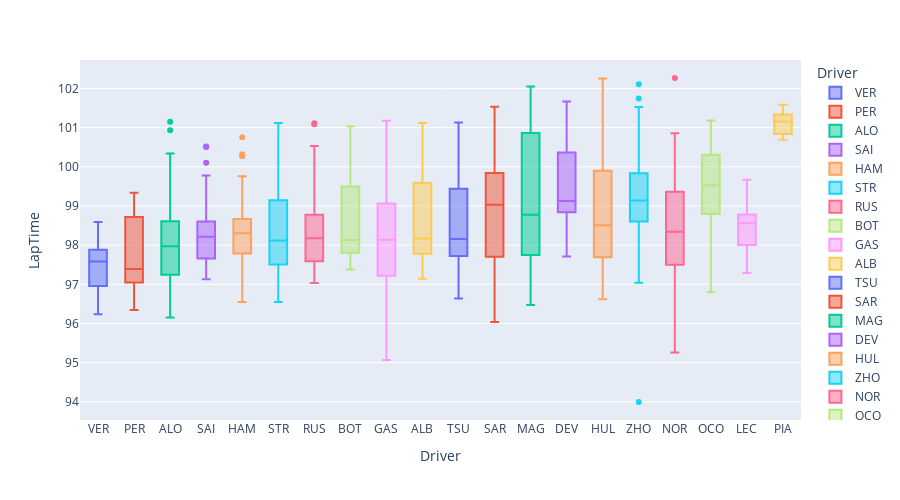

Write notebook code for a chart like this one.
### Code cell
fig = px.box(Laps, x="Driver", y="LapTime",color='Driver',width=900, height=500)
fig.show()

### Figure 1 — Plotly figure (JSON) as saved in the notebook; plotly's stock layout.template omitted (floating-point values rounded to 4 significant figures)
{"data": [{"alignmentgroup": "True", "hovertemplate": "Driver=%{x}<br>LapTime=%{y}<extra></extra>", "legendgroup": "VER", "marker": {"color": "#636efa"}, "name": "VER", "notched": false, "offsetgroup": "VER", "orientation": "v", "showlegend": true, "type": "box", "x": ["VER", "VER", "VER", "VER", "VER", "VER", "VER", "VER", "VER", "VER", "VER", "VER", "VER", "VER", "VER", "VER", "VER", "VER", "VER", "VER", "VER", "VER", "VER", "VER", "VER", "VER", "VER", "VER", "VER", "VER", "VER", "VER", "VER", "VER", "VER", "VER", "VER", "VER", "VER", "VER", "VER", "VER", "VER", "VER", "VER", "VER", "VER", "VER", "VER"], "x0": " ", "xaxis": "x", "y": [97.97, 98.01, 97.98, 98.03, 97.99, 98.02, 98.15, 98.28, 98.37, 98.48, 98.59, 98.48, 97.8, 97.65, 97.61, 97.71, 97.79, 97.58, 97.65, 97.55, 97.39, 97.68, 97.38, 97.65, 97.57, 97.55, 97.43, 97.69, 97.69, 97.84, 97.85, 96.3, 96.45, 96.94, 96.89, 96.24, 97.02, 96.7, 97.01, 96.92, 96.96, 97.25, 97.43, 96.92, 96.89, 96.68, 96.32, 97.2, 96.37], "y0": " ", "yaxis": "y"}, {"alignmentgroup": "True", "hovertemplate": "Driver=%{x}<br>LapTime=%{y}<extra></extra>", "legendgroup": "PER", "marker": {"color": "#EF553B"}, "name": "PER", "notched": false, "offsetgroup": "PER", "orientation": "v", "showlegend": true, "type": "box", "x": ["PER", "PER", "PER", "PER", "PER", "PER", "PER", "PER", "PER", "PER", "PER", "PER", "PER", "PER", "PER", "PER", "PER", "PER", "PER", "PER", "PER", "PER", "PER", "PER", "PER", "PER", "PER", "PER", "PER", "PER", "PER", "PER", "PER", "PER", "PER", "PER", "PER", "PER", "PER", "PER", "PER", "PER", "PER", "PER", "PER", "PER", "PER", "PER", "PER", "PER"], "x0": " ", "xaxis": "x", "y": [98.86, 98.83, 98.76, 98.4, 98.72, 98.8, 99.17, 98.91, 99.08, 99.25, 99.2, 99.34, 98.74, 98.61, 98.77, 97.66, 97.45, 97.24, 97.17, 97.3, 97.35, 98.42, 97.45, 97.39, 97.21, 97.73, 97.4, 97.92, 97.72, 97.87, 96.82, 96.34, 96.43, 96.43, 97.11, 96.55, 96.98, 96.93, 97.26, 96.66, 96.86, 97.05, 97.73, 97.05, 97.06, 97.34, 97.3, 97.09, 96.56, 96.56], "y0": " ", "yaxis": "y"}, {"alignmentgroup": "True", "hovertemplate": "Driver=%{x}<br>LapTime=%{y}<extra></extra>", "legendgroup": "ALO", "marker": {"color": "#00cc96"}, "name": "ALO", "notched": false, "offsetgroup": "ALO", "orientation": "v", "showlegend": true, "type": "box", "x": ["ALO", "ALO", "ALO", "ALO", "ALO", "ALO", "ALO", "ALO", "ALO", "ALO", "ALO", "ALO", "ALO", "ALO", "ALO", "ALO", "ALO", "ALO", "ALO", "ALO", "ALO", "ALO", "ALO", "ALO", "ALO", "ALO", "ALO", "ALO", "ALO", "ALO", "ALO", "ALO", "ALO", "ALO", "ALO", "ALO", "ALO", "ALO", "ALO", "ALO", "ALO", "ALO", "ALO", "ALO", "ALO", "ALO", "ALO", "ALO", "ALO", "ALO"], "x0": " ", "xaxis": "x", "y": [99.79, 99.1, 99.55, 99.66, 99.67, 99.73, 99.96, 100.3, 100.2, 101.1, 100.9, 100.3, 97.54, 98.14, 98.12, 98.36, 98.32, 98.41, 98.2, 97.85, 97.88, 98.14, 98.13, 98.61, 98.2, 98.58, 98.28, 98.01, 97.87, 97.77, 96.16, 97.43, 97.0, 97.24, 97.21, 96.33, 96.91, 97.02, 97.93, 97.09, 97.33, 96.78, 96.73, 96.33, 96.96, 97.01, 97.6, 97.66, 97.47, 97.42], "y0": " ", "yaxis": "y"}, {"alignmentgroup": "True", "hovertemplate": "Driver=%{x}<br>LapTime=%{y}<extra></extra>", "legendgroup": "SAI", "marker": {"color": "#ab63fa"}, "name": "SAI", "notched": false, "offsetgroup": "SAI", "orientation": "v", "showlegend": true, "type": "box", "x": ["SAI", "SAI", "SAI", "SAI", "SAI", "SAI", "SAI", "SAI", "SAI", "SAI", "SAI", "SAI", "SAI", "SAI", "SAI", "SAI", "SAI", "SAI", "SAI", "SAI", "SAI", "SAI", "SAI", "SAI", "SAI", "SAI", "SAI", "SAI", "SAI", "SAI", "SAI", "SAI", "SAI", "SAI", "SAI", "SAI", "SAI", "SAI", "SAI", "SAI", "SAI", "SAI", "SAI", "SAI", "SAI", "SAI", "SAI", "SAI", "SAI", "SAI"], "x0": " ", "xaxis": "x", "y": [98.93, 99.04, 98.98, 99.13, 99.47, 99.5, 99.78, 99.74, 100.1, 100.5, 100.5, 97.98, 98.43, 98.16, 98.29, 98.21, 98.1, 98.24, 98.45, 98.6, 98.31, 98.57, 98.33, 98.42, 98.47, 98.55, 98.6, 97.55, 97.47, 97.44, 97.71, 97.13, 97.44, 97.4, 97.59, 97.38, 97.29, 97.39, 99.56, 97.84, 98.22, 97.9, 97.6, 97.67, 97.49, 97.66, 97.69, 97.82, 98.13, 98.02], "y0": " ", "yaxis": "y"}, {"alignmentgroup": "True", "hovertemplate": "Driver=%{x}<br>LapTime=%{y}<extra></extra>", "legendgroup": "HAM", "marker": {"color": "#FFA15A"}, "name": "HAM", "notched": false, "offsetgroup": "HAM", "orientation": "v", "showlegend": true, "type": "box", "x": ["HAM", "HAM", "HAM", "HAM", "HAM", "HAM", "HAM", "HAM", "HAM", "HAM", "HAM", "HAM", "HAM", "HAM", "HAM", "HAM", "HAM", "HAM", "HAM", "HAM", "HAM", "HAM", "HAM", "HAM", "HAM", "HAM", "HAM", "HAM", "HAM", "HAM", "HAM", "HAM", "HAM", "HAM", "HAM", "HAM", "HAM", "HAM", "HAM", "HAM", "HAM", "HAM", "HAM", "HAM", "HAM", "HAM", "HAM", "HAM", "HAM", "HAM", "HAM"], "x0": " ", "xaxis": "x", "y": [99.17, 99.22, 99.2, 99.33, 99.76, 99.76, 100.3, 100.3, 100.3, 100.8, 98.31, 98.53, 98.62, 98.7, 98.69, 98.68, 98.48, 98.58, 98.46, 98.38, 98.37, 98.29, 98.34, 98.37, 98.27, 98.38, 97.56, 97.55, 98.14, 96.83, 96.55, 97.39, 98.3, 97.48, 97.49, 97.06, 97.11, 97.05, 97.66, 97.78, 98.52, 97.84, 97.95, 97.77, 98.01, 97.8, 97.99, 98.08, 97.95, 98.11, 98.25], "y0": " ", "yaxis": "y"}, {"alignmentgroup": "True", "hovertemplate": "Driver=%{x}<br>LapTime=%{y}<extra></extra>", "legendgroup": "STR", "marker": {"color": "#19d3f3"}, "name": "STR", "notched": false, "offsetgroup": "STR", "orientation": "v", "showlegend": true, "type": "box", "x": ["STR", "STR", "STR", "STR", "STR", "STR", "STR", "STR", "STR", "STR", "STR", "STR", "STR", "STR", "STR", "STR", "STR", "STR", "STR", "STR", "STR", "STR", "STR", "STR", "STR", "STR", "STR", "STR", "STR", "STR", "STR", "STR", "STR", "STR", "STR", "STR", "STR", "STR", "STR", "STR", "STR", "STR", "STR", "STR", "STR", "STR", "STR", "STR", "STR", "STR"], "x0": " ", "xaxis": "x", "y": [99.89, 99.62, 99.75, 99.14, 99.71, 99.94, 99.8, 100.1, 100.2, 100.9, 101.0, 101.1, 100.0, 97.51, 98.13, 98.59, 98.04, 98.27, 98.73, 98.3, 98.48, 98.25, 98.48, 99.02, 98.72, 98.71, 96.55, 97.21, 97.17, 97.52, 97.72, 97.68, 97.27, 97.46, 97.3, 97.3, 97.3, 97.22, 97.56, 97.26, 97.45, 97.55, 97.39, 97.87, 97.58, 98.38, 97.6, 97.7, 98.11, 97.99], "y0": " ", "yaxis": "y"}, {"alignmentgroup": "True", "hovertemplate": "Driver=%{x}<br>LapTime=%{y}<extra></extra>", "legendgroup": "RUS", "marker": {"color": "#FF6692"}, "name": "RUS", "notched": false, "offsetgroup": "RUS", "orientation": "v", "showlegend": true, "type": "box", "x": ["RUS", "RUS", "RUS", "RUS", "RUS", "RUS", "RUS", "RUS", "RUS", "RUS", "RUS", "RUS", "RUS", "RUS", "RUS", "RUS", "RUS", "RUS", "RUS", "RUS", "RUS", "RUS", "RUS", "RUS", "RUS", "RUS", "RUS", "RUS", "RUS", "RUS", "RUS", "RUS", "RUS", "RUS", "RUS", "RUS", "RUS", "RUS", "RUS", "RUS", "RUS", "RUS", "RUS", "RUS", "RUS", "RUS", "RUS", "RUS", "RUS", "RUS"], "x0": " ", "xaxis": "x", "y": [99.59, 99.09, 99.26, 99.55, 99.49, 100.1, 100.3, 100.4, 100.5, 101.1, 101.1, 97.46, 97.83, 98.6, 98.43, 98.51, 98.58, 98.56, 98.44, 98.77, 98.64, 98.49, 98.46, 98.62, 98.45, 98.79, 98.54, 97.22, 97.31, 97.59, 97.61, 97.82, 97.66, 97.5, 97.03, 97.48, 97.6, 97.32, 97.57, 97.43, 97.52, 97.72, 97.38, 97.83, 97.59, 97.84, 97.92, 97.86, 97.64, 97.77], "y0": " ", "yaxis": "y"}, {"alignmentgroup": "True", "hovertemplate": "Driver=%{x}<br>LapTime=%{y}<extra></extra>", "legendgroup": "BOT", "marker": {"color": "#B6E880"}, "name": "BOT", "notched": false, "offsetgroup": "BOT", "orientation": "v", "showlegend": true, "type": "box", "x": ["BOT", "BOT", "BOT", "BOT", "BOT", "BOT", "BOT", "BOT", "BOT", "BOT", "BOT", "BOT", "BOT", "BOT", "BOT", "BOT", "BOT", "BOT", "BOT", "BOT", "BOT", "BOT", "BOT", "BOT", "BOT", "BOT", "BOT", "BOT", "BOT", "BOT", "BOT", "BOT", "BOT", "BOT", "BOT", "BOT", "BOT", "BOT", "BOT", "BOT", "BOT", "BOT", "BOT", "BOT", "BOT", "BOT", "BOT", "BOT", "BOT", "BOT"], "x0": " ", "xaxis": "x", "y": [99.96, 99.4, 99.82, 101.0, 100.3, 100.6, 100.4, 100.3, 100.7, 98.03, 98.1, 98.85, 98.49, 99.97, 100.2, 99.5, 100.4, 99.36, 99.36, 99.31, 99.43, 99.49, 99.5, 99.29, 99.02, 97.38, 97.67, 97.78, 97.77, 97.82, 97.83, 97.77, 97.66, 97.78, 97.74, 97.81, 97.87, 97.69, 97.83, 97.81, 97.5, 97.85, 97.71, 97.82, 97.95, 97.86, 97.74, 97.81, 98.16, 98.41], "y0": " ", "yaxis": "y"}, {"alignmentgroup": "True", "hovertemplate": "Driver=%{x}<br>LapTime=%{y}<extra></extra>", "legendgroup": "GAS", "marker": {"color": "#FF97FF"}, "name": "GAS", "notched": false, "offsetgroup": "GAS", "orientation": "v", "showlegend": true, "type": "box", "x": ["GAS", "GAS", "GAS", "GAS", "GAS", "GAS", "GAS", "GAS", "GAS", "GAS", "GAS", "GAS", "GAS", "GAS", "GAS", "GAS", "GAS", "GAS", "GAS", "GAS", "GAS", "GAS", "GAS", "GAS", "GAS", "GAS", "GAS", "GAS", "GAS", "GAS", "GAS", "GAS", "GAS", "GAS", "GAS", "GAS", "GAS", "GAS", "GAS", "GAS", "GAS", "GAS", "GAS", "GAS", "GAS", "GAS", "GAS", "GAS", "GAS", "GAS"], "x0": " ", "xaxis": "x", "y": [100.4, 100.6, 100.9, 100.8, 101.1, 101.1, 101.2, 98.76, 98.93, 99.35, 98.86, 98.98, 98.94, 99.01, 99.03, 99.07, 99.02, 99.33, 99.48, 99.26, 99.76, 98.73, 97.76, 98.01, 97.76, 97.97, 98.01, 97.97, 98.02, 98.09, 98.18, 98.13, 98.11, 98.54, 95.07, 95.94, 95.79, 96.19, 96.04, 96.12, 96.37, 96.8, 96.55, 96.64, 96.89, 96.98, 97.22, 97.56, 97.84, 98.15], "y0": " ", "yaxis": "y"}, {"alignmentgroup": "True", "hovertemplate": "Driver=%{x}<br>LapTime=%{y}<extra></extra>", "legendgroup": "ALB", "marker": {"color": "#FECB52"}, "name": "ALB", "notched": false, "offsetgroup": "ALB", "orientation": "v", "showlegend": true, "type": "box", "x": ["ALB", "ALB", "ALB", "ALB", "ALB", "ALB", "ALB", "ALB", "ALB", "ALB", "ALB", "ALB", "ALB", "ALB", "ALB", "ALB", "ALB", "ALB", "ALB", "ALB", "ALB", "ALB", "ALB", "ALB", "ALB", "ALB", "ALB", "ALB", "ALB", "ALB", "ALB", "ALB", "ALB", "ALB", "ALB", "ALB", "ALB", "ALB", "ALB", "ALB", "ALB", "ALB", "ALB", "ALB", "ALB", "ALB", "ALB", "ALB", "ALB", "ALB"], "x0": " ", "xaxis": "x", "y": [100.4, 100.1, 99.76, 100.6, 100.7, 100.6, 100.9, 101.0, 101.1, 98.65, 98.47, 99.16, 99.25, 99.09, 99.05, 99.27, 99.3, 99.59, 99.59, 99.8, 99.89, 99.83, 97.5, 98.13, 97.93, 98.1, 97.92, 98.1, 97.96, 97.98, 98.18, 98.04, 98.33, 98.35, 97.21, 97.14, 97.33, 97.5, 97.58, 97.55, 97.68, 97.61, 97.69, 97.73, 97.86, 97.78, 97.78, 97.8, 98.16, 98.14], "y0": " ", "yaxis": "y"}, {"alignmentgroup": "True", "hovertemplate": "Driver=%{x}<br>LapTime=%{y}<extra></extra>", "legendgroup": "TSU", "marker": {"color": "#636efa"}, "name": "TSU", "notched": false, "offsetgroup": "TSU", "orientation": "v", "showlegend": true, "type": "box", "x": ["TSU", "TSU", "TSU", "TSU", "TSU", "TSU", "TSU", "TSU", "TSU", "TSU", "TSU", "TSU", "TSU", "TSU", "TSU", "TSU", "TSU", "TSU", "TSU", "TSU", "TSU", "TSU", "TSU", "TSU", "TSU", "TSU", "TSU", "TSU", "TSU", "TSU", "TSU", "TSU", "TSU", "TSU", "TSU", "TSU", "TSU", "TSU", "TSU", "TSU", "TSU", "TSU", "TSU", "TSU", "TSU", "TSU", "TSU", "TSU", "TSU", "TSU"], "x0": " ", "xaxis": "x", "y": [100.8, 100.2, 99.95, 101.1, 100.9, 101.0, 100.8, 101.0, 99.14, 99.47, 98.74, 98.97, 99.06, 99.02, 99.3, 99.17, 99.28, 99.33, 99.44, 99.63, 100.1, 99.75, 97.82, 97.78, 98.15, 97.81, 98.02, 98.09, 98.13, 98.16, 98.06, 98.08, 98.08, 98.42, 96.64, 97.03, 97.01, 97.02, 97.26, 97.36, 97.24, 97.53, 97.62, 97.71, 97.59, 97.67, 97.72, 97.94, 98.1, 98.25], "y0": " ", "yaxis": "y"}, {"alignmentgroup": "True", "hovertemplate": "Driver=%{x}<br>LapTime=%{y}<extra></extra>", "legendgroup": "SAR", "marker": {"color": "#EF553B"}, "name": "SAR", "notched": false, "offsetgroup": "SAR", "orientation": "v", "showlegend": true, "type": "box", "x": ["SAR", "SAR", "SAR", "SAR", "SAR", "SAR", "SAR", "SAR", "SAR", "SAR", "SAR", "SAR", "SAR", "SAR", "SAR", "SAR", "SAR", "SAR", "SAR", "SAR", "SAR", "SAR", "SAR", "SAR", "SAR", "SAR", "SAR", "SAR", "SAR", "SAR", "SAR", "SAR", "SAR", "SAR", "SAR", "SAR", "SAR", "SAR", "SAR", "SAR", "SAR", "SAR", "SAR", "SAR", "SAR", "SAR", "SAR", "SAR", "SAR"], "x0": " ", "xaxis": "x", "y": [100.5, 100.3, 100.6, 100.9, 100.8, 100.9, 100.9, 100.9, 101.1, 101.5, 98.41, 99.03, 98.99, 99.44, 99.4, 99.22, 99.19, 99.61, 99.36, 99.69, 99.87, 99.83, 100.0, 99.6, 99.62, 99.67, 97.61, 97.86, 97.9, 98.03, 97.72, 97.83, 98.02, 97.97, 96.04, 96.8, 97.41, 97.46, 98.44, 97.23, 97.07, 97.22, 97.29, 97.47, 97.46, 97.66, 97.94, 98.32, 99.63], "y0": " ", "yaxis": "y"}, {"alignmentgroup": "True", "hovertemplate": "Driver=%{x}<br>LapTime=%{y}<extra></extra>", "legendgroup": "MAG", "marker": {"color": "#00cc96"}, "name": "MAG", "notched": false, "offsetgroup": "MAG", "orientation": "v", "showlegend": true, "type": "box", "x": ["MAG", "MAG", "MAG", "MAG", "MAG", "MAG", "MAG", "MAG", "MAG", "MAG", "MAG", "MAG", "MAG", "MAG", "MAG", "MAG", "MAG", "MAG", "MAG", "MAG", "MAG", "MAG", "MAG", "MAG", "MAG", "MAG", "MAG", "MAG", "MAG", "MAG", "MAG", "MAG", "MAG", "MAG", "MAG", "MAG", "MAG", "MAG", "MAG", "MAG", "MAG", "MAG", "MAG", "MAG", "MAG", "MAG", "MAG", "MAG", "MAG"], "x0": " ", "xaxis": "x", "y": [101.5, 102.0, 100.8, 101.3, 101.1, 101.5, 101.3, 101.3, 101.7, 102.0, 101.3, 101.7, 101.7, 98.32, 98.27, 98.8, 99.08, 99.09, 98.91, 99.03, 98.95, 99.48, 99.6, 99.3, 99.32, 98.59, 97.64, 97.1, 97.53, 97.46, 97.75, 98.0, 98.3, 98.59, 96.47, 96.94, 96.59, 97.13, 97.59, 97.63, 97.61, 97.74, 98.31, 98.16, 97.96, 97.98, 99.65, 98.45, 98.78], "y0": " ", "yaxis": "y"}, {"alignmentgroup": "True", "hovertemplate": "Driver=%{x}<br>LapTime=%{y}<extra></extra>", "legendgroup": "DEV", "marker": {"color": "#ab63fa"}, "name": "DEV", "notched": false, "offsetgroup": "DEV", "orientation": "v", "showlegend": true, "type": "box", "x": ["DEV", "DEV", "DEV", "DEV", "DEV", "DEV", "DEV", "DEV", "DEV", "DEV", "DEV", "DEV", "DEV", "DEV", "DEV", "DEV", "DEV", "DEV", "DEV", "DEV", "DEV", "DEV", "DEV", "DEV", "DEV", "DEV", "DEV", "DEV", "DEV", "DEV", "DEV", "DEV", "DEV", "DEV", "DEV", "DEV", "DEV", "DEV", "DEV", "DEV", "DEV", "DEV", "DEV", "DEV", "DEV", "DEV", "DEV"], "x0": " ", "xaxis": "x", "y": [101.3, 100.9, 100.4, 100.6, 101.1, 101.2, 101.2, 101.6, 101.7, 98.92, 98.83, 98.87, 99.13, 99.0, 99.05, 99.08, 99.3, 99.54, 99.81, 101.0, 99.97, 98.12, 97.71, 97.91, 97.9, 97.93, 98.27, 98.12, 98.21, 98.42, 98.38, 98.53, 99.87, 100.2, 99.59, 98.89, 98.87, 98.92, 100.4, 98.98, 99.09, 100.5, 100.3, 99.15, 98.89, 99.24, 99.16], "y0": " ", "yaxis": "y"}, {"alignmentgroup": "True", "hovertemplate": "Driver=%{x}<br>LapTime=%{y}<extra></extra>", "legendgroup": "HUL", "marker": {"color": "#FFA15A"}, "name": "HUL", "notched": false, "offsetgroup": "HUL", "orientation": "v", "showlegend": true, "type": "box", "x": ["HUL", "HUL", "HUL", "HUL", "HUL", "HUL", "HUL", "HUL", "HUL", "HUL", "HUL", "HUL", "HUL", "HUL", "HUL", "HUL", "HUL", "HUL", "HUL", "HUL", "HUL", "HUL", "HUL", "HUL", "HUL", "HUL", "HUL", "HUL", "HUL", "HUL", "HUL", "HUL", "HUL", "HUL", "HUL", "HUL", "HUL", "HUL", "HUL", "HUL", "HUL", "HUL", "HUL", "HUL", "HUL", "HUL", "HUL", "HUL"], "x0": " ", "xaxis": "x", "y": [100.7, 100.5, 101.0, 101.0, 101.1, 101.2, 101.6, 102.3, 99.41, 98.85, 98.97, 99.14, 99.4, 100.3, 99.63, 99.5, 99.7, 99.93, 99.87, 99.86, 100.3, 96.98, 97.4, 97.62, 97.89, 97.81, 97.76, 97.89, 98.09, 98.25, 98.11, 98.19, 98.18, 96.62, 96.79, 97.08, 97.31, 99.97, 96.81, 97.09, 97.08, 97.24, 97.31, 97.92, 98.07, 98.46, 98.56, 99.21], "y0": " ", "yaxis": "y"}, {"alignmentgroup": "True", "hovertemplate": "Driver=%{x}<br>LapTime=%{y}<extra></extra>", "legendgroup": "ZHO", "marker": {"color": "#19d3f3"}, "name": "ZHO", "notched": false, "offsetgroup": "ZHO", "orientation": "v", "showlegend": true, "type": "box", "x": ["ZHO", "ZHO", "ZHO", "ZHO", "ZHO", "ZHO", "ZHO", "ZHO", "ZHO", "ZHO", "ZHO", "ZHO", "ZHO", "ZHO", "ZHO", "ZHO", "ZHO", "ZHO", "ZHO", "ZHO", "ZHO", "ZHO", "ZHO", "ZHO", "ZHO", "ZHO", "ZHO", "ZHO", "ZHO", "ZHO", "ZHO", "ZHO", "ZHO", "ZHO", "ZHO", "ZHO", "ZHO", "ZHO", "ZHO", "ZHO", "ZHO", "ZHO", "ZHO", "ZHO", "ZHO", "ZHO", "ZHO"], "x0": " ", "xaxis": "x", "y": [101.1, 100.6, 100.9, 100.8, 101.2, 101.2, 101.2, 101.5, 101.7, 102.1, 99.33, 99.23, 99.0, 99.14, 98.87, 98.79, 98.9, 98.89, 99.11, 99.46, 99.5, 99.07, 99.43, 99.23, 99.41, 99.36, 99.38, 99.67, 97.04, 97.55, 97.96, 98.0, 98.42, 98.37, 99.9, 98.31, 97.97, 97.95, 98.34, 99.55, 98.6, 98.63, 99.89, 98.72, 98.71, 98.63, 94.0], "y0": " ", "yaxis": "y"}, {"alignmentgroup": "True", "hovertemplate": "Driver=%{x}<br>LapTime=%{y}<extra></extra>", "legendgroup": "NOR", "marker": {"color": "#FF6692"}, "name": "NOR", "notched": false, "offsetgroup": "NOR", "orientation": "v", "showlegend": true, "type": "box", "x": ["NOR", "NOR", "NOR", "NOR", "NOR", "NOR", "NOR", "NOR", "NOR", "NOR", "NOR", "NOR", "NOR", "NOR", "NOR", "NOR", "NOR", "NOR", "NOR", "NOR", "NOR", "NOR", "NOR", "NOR", "NOR", "NOR", "NOR", "NOR", "NOR", "NOR", "NOR", "NOR", "NOR", "NOR", "NOR", "NOR", "NOR", "NOR", "NOR", "NOR", "NOR"], "x0": " ", "xaxis": "x", "y": [100.4, 99.78, 102.3, 100.7, 100.8, 100.7, 100.9, 100.8, 99.31, 99.51, 99.24, 98.87, 98.86, 97.97, 98.34, 98.3, 98.91, 98.29, 98.7, 98.45, 98.44, 97.26, 97.61, 97.77, 98.11, 97.52, 97.99, 97.87, 99.89, 98.35, 96.7, 96.67, 96.69, 97.22, 97.43, 97.66, 99.08, 95.26, 95.82, 96.15, 96.5], "y0": " ", "yaxis": "y"}, {"alignmentgroup": "True", "hovertemplate": "Driver=%{x}<br>LapTime=%{y}<extra></extra>", "legendgroup": "OCO", "marker": {"color": "#B6E880"}, "name": "OCO", "notched": false, "offsetgroup": "OCO", "orientation": "v", "showlegend": true, "type": "box", "x": ["OCO", "OCO", "OCO", "OCO", "OCO", "OCO", "OCO", "OCO", "OCO", "OCO", "OCO", "OCO", "OCO", "OCO", "OCO", "OCO", "OCO", "OCO", "OCO", "OCO", "OCO", "OCO", "OCO", "OCO", "OCO", "OCO", "OCO", "OCO", "OCO", "OCO", "OCO", "OCO"], "x0": " ", "xaxis": "x", "y": [100.4, 99.95, 99.54, 100.3, 100.3, 100.5, 100.6, 100.9, 100.9, 101.0, 98.65, 98.78, 98.89, 98.82, 98.81, 98.98, 99.03, 100.1, 99.38, 99.44, 99.52, 99.59, 100.0, 101.2, 99.76, 99.75, 96.8, 96.96, 97.36, 97.34, 97.22, 97.52], "y0": " ", "yaxis": "y"}, {"alignmentgroup": "True", "hovertemplate": "Driver=%{x}<br>LapTime=%{y}<extra></extra>", "legendgroup": "LEC", "marker": {"color": "#FF97FF"}, "name": "LEC", "notched": false, "offsetgroup": "LEC", "orientation": "v", "showlegend": true, "type": "box", "x": ["LEC", "LEC", "LEC", "LEC", "LEC", "LEC", "LEC", "LEC", "LEC", "LEC", "LEC", "LEC", "LEC", "LEC", "LEC", "LEC", "LEC", "LEC", "LEC", "LEC", "LEC", "LEC", "LEC", "LEC", "LEC", "LEC", "LEC", "LEC", "LEC", "LEC", "LEC", "LEC"], "x0": " ", "xaxis": "x", "y": [98.75, 98.66, 98.83, 98.66, 98.57, 98.69, 98.61, 98.83, 99.07, 99.21, 99.49, 98.48, 97.95, 98.03, 97.8, 97.86, 97.63, 97.75, 98.16, 98.05, 97.97, 98.54, 99.67, 98.81, 98.62, 98.45, 98.39, 98.75, 98.95, 98.07, 97.31, 97.29], "y0": " ", "yaxis": "y"}, {"alignmentgroup": "True", "hovertemplate": "Driver=%{x}<br>LapTime=%{y}<extra></extra>", "legendgroup": "PIA", "marker": {"color": "#FECB52"}, "name": "PIA", "notched": false, "offsetgroup": "PIA", "orientation": "v", "showlegend": true, "type": "box", "x": ["PIA", "PIA", "PIA", "PIA", "PIA", "PIA", "PIA", "PIA", "PIA", "PIA", "PIA"], "x0": " ", "xaxis": "x", "y": [100.8, 100.7, 100.7, 100.9, 101.1, 101.2, 101.3, 101.5, 101.6, 101.4, 101.2], "y0": " ", "yaxis": "y"}], "layout": {"boxmode": "overlay", "height": 500, "legend": {"title": {"text": "Driver"}, "tracegroupgap": 0}, "margin": {"t": 60}, "width": 900, "xaxis": {"anchor": "y", "categoryarray": ["VER", "PER", "ALO", "SAI", "HAM", "STR", "RUS", "BOT", "GAS", "ALB", "TSU", "SAR", "MAG", "DEV", "HUL", "ZHO", "NOR", "OCO", "LEC", "PIA"], "categoryorder": "array", "domain": [0, 1], "title": {"text": "Driver"}}, "yaxis": {"anchor": "x", "domain": [0, 1], "title": {"text": "LapTime"}}}}
